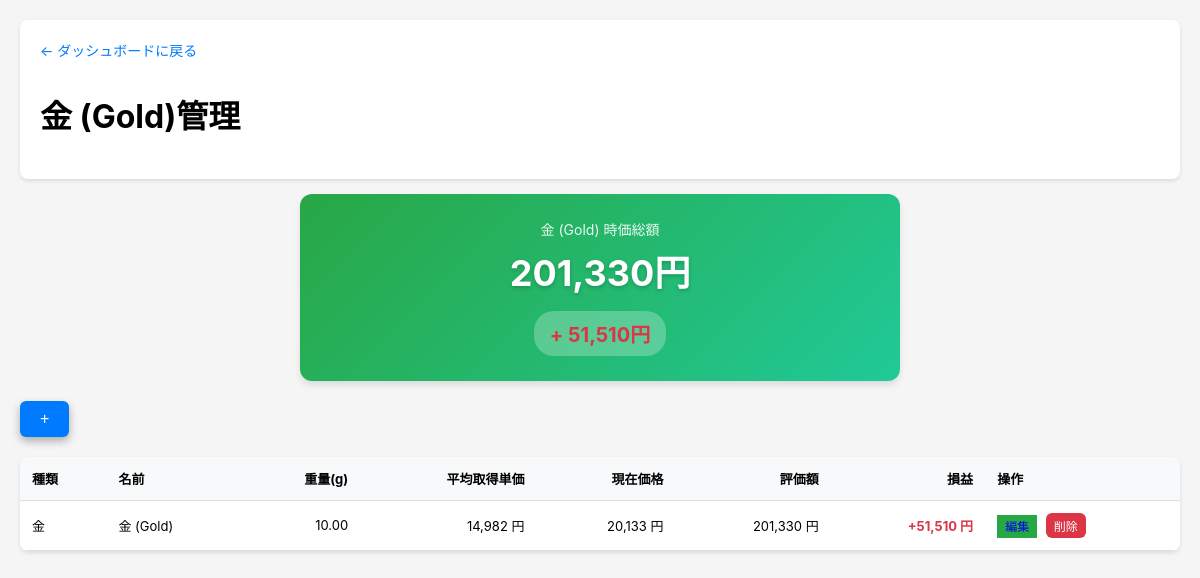
The app's page /assets/gold (signed in) with its own data.
### tables this page shows
CREATE TABLE assets (
        id INTEGER PRIMARY KEY AUTOINCREMENT,
        user_id INTEGER,
        asset_type TEXT NOT NULL,
        symbol TEXT NOT NULL,
        name TEXT,
        quantity REAL NOT NULL,
        price REAL DEFAULT 0,
        created_at TIMESTAMP DEFAULT CURRENT_TIMESTAMP, avg_price REAL DEFAULT 0, current_price REAL DEFAULT 0, total_cost REAL DEFAULT 0, acquisition_price REAL, avg_cost REAL DEFAULT 0,
        FOREIGN KEY (user_id) REFERENCES users (id)
    );

### app.py (the view)
@app.route('/assets/<asset_type>')
def manage_assets(asset_type):
    user = get_current_user()
    if not user:
        return redirect(url_for('login'))
    conn = get_db()
    c = conn.cursor()
    if USE_POSTGRES:
        c.execute('''SELECT * FROM assets WHERE user_id = %s AND asset_type = %s
                    ORDER BY symbol''', (user['id'], asset_type))
    else:
        c.execute('''SELECT * FROM assets WHERE user_id = ? AND asset_type = ?
                    ORDER BY symbol''', (user['id'], asset_type))
    assets = c.fetchall()
    conn.close()
    type_info = {
        'jp_stock': {'title': '日本株', 'symbol_label': '証券コード', 'quantity_label': '株数'},
        'us_stock': {'title': '米国株', 'symbol_label': 'シンボル', 'quantity_label': '株数'},
        'gold': {'title': '金 (Gold)', 'symbol_label': '種類', 'quantity_label': '重量(g)'},
        'cash': {'title': '現金', 'symbol_label': '項目名', 'quantity_label': '金額'},
        'crypto': {'title': '暗号資産', 'symbol_label': '銘柄', 'quantity_label': '数量'}
    }
    info = type_info.get(asset_type, type_info['jp_stock'])
    crypto_symbols = CRYPTO_SYMBOLS
    return render_template('manage_assets.html', assets=assets, asset_type=asset_type, info=info, crypto_symbols=crypto_symbols)

### app.py (called while the page is built)
def get_db():
    if USE_POSTGRES:
        conn = psycopg2.connect(DATABASE_URL, cursor_factory=RealDictCursor)
        return conn
    else:
        conn = sqlite3.connect('portfolio.db')
        conn.row_factory = sqlite3.Row
        return conn

def get_current_user():
    if 'user_id' not in session:
        return None
    conn = get_db()
    c = conn.cursor()
    if USE_POSTGRES:
        c.execute('SELECT * FROM users WHERE id = %s', (session['user_id'],))
    else:
        c.execute('SELECT * FROM users WHERE id = ?', (session['user_id'],))
    user = c.fetchone()
    conn.close()
    return user

### templates/manage_assets.html (shortened to what this page needs)
{% extends "base.html" %}
{% block content %}
<div class="header">
    <a href="{{ url_for('dashboard') }}" class="back-link">← ダッシュボードに戻る</a>
    <h1>{{ info.title }}管理</h1>
</div>
{% if assets %}
    {% set total_value = namespace(amount=0) %}
    {% set total_cost = namespace(amount=0) %}
    {% for asset in assets %}
        {% if asset_type != 'cash' %}
            {% set total_value.amount = total_value.amount + (asset.quantity * asset.price) %}
            {% set total_cost.amount = total_cost.amount + (asset.quantity * asset.avg_cost) %}
        {% endif %}
    {% endfor %}
    {% set total_profit = total_value.amount - total_cost.amount %}
    <div class="summary-card">
        <div class="summary-title">{{ info.title }} 時価総額</div>
        <div class="summary-value">
            {% if asset_type == 'us_stock' %}
                ${{ "{:,.2f}".format(total_value.amount) }}
            {% else %}
                {{ "{:,.0f}".format(total_value.amount) }}円
            {% endif %}
        </div>
        {% if asset_type != 'cash' %}
        <div class="summary-profit">
            <span class="{% if total_profit >= 0 %}profit-red{% else %}profit-green{% endif %}">
                {% if total_profit >= 0 %}+{% endif %}
                {% if asset_type == 'us_stock' %}
                    ${{ "{:,.2f}".format(total_profit) }}
                {% else %}
                    {{ "{:,.0f}".format(total_profit) }}円
                {% endif %}
            </span>
        </div>
        {% endif %}
    </div>
{% endif %}
<button class="add-button" onclick="showAddForm()">+</button>
{% if assets %}
<table class="desktop-table">
    <thead>
        <tr>
            <th>{{ info.symbol_label }}</th>
            {% if asset_type not in ['cash'] %}<th>名前</th>{% endif %}
            <th class="text-right">{{ info.quantity_label }}</th>
            {% if asset_type not in ['cash'] %}
            <th class="text-right">平均取得単価</th>
            <th class="text-right">現在価格</th>
            <th class="text-right">評価額</th>
            <th class="text-right">損益</th>
            {% endif %}
            <th>操作</th>
        </tr>
    </thead>
    <tbody>
        {% for asset in assets %}
        <tr>
            <td>{{ asset.symbol }}</td>
            {% if asset_type not in ['cash'] %}<td>{{ asset.name or '-' }}</td>{% endif %}
            <td class="text-right">{{ "{:,.2f}".format(asset.quantity) }}</td>
            {% if asset_type not in ['cash'] %}
            <td class="text-right">
                {% if asset_type == 'us_stock' %}
                    ${{ "{:,.2f}".format(asset.avg_cost) }}
                {% else %}
                    {{ "{:,.0f}".format(asset.avg_cost) }} 円
                {% endif %}
            </td>
            <td class="text-right">
                {% if asset_type == 'us_stock' %}
                    ${{ "{:,.2f}".format(asset.price) }}
                {% else %}
                    {{ "{:,.0f}".format(asset.price) }} 円
                {% endif %}
            </td>
            <td class="text-right">
                {% if asset_type == 'us_stock' %}
                    ${{ "{:,.2f}".format(asset.quantity * asset.price) }}
                {% else %}
                    {{ "{:,.0f}".format(asset.quantity * asset.price) }} 円
                {% endif %}
            </td>
            <td class="text-right">
                {% set current_value = asset.quantity * asset.price %}
                {% set cost_value = asset.quantity * asset.avg_cost %}
                {% set profit = current_value - cost_value %}
                {% if profit >= 0 %}
                    <span class="profit-red">
                        {% if asset_type == 'us_stock' %}
                            +${{ "{:,.2f}".format(profit) }}
                        {% else %}
                            +{{ "{:,.0f}".format(profit) }} 円
                        {% endif %}
                    </span>
                {% endif %}
            </td>
            {% endif %}
            <td>
                <a href="{{ url_for('edit_asset', asset_id=asset.id) }}" class="update-btn" style="text-decoration: none; padding: 4px 8px; font-size: 12px; margin-right: 5px;">編集</a>
                <form method="post" action="{{ url_for('delete_asset') }}" style="display: inline;">
                    <button type="submit" class="delete-btn" style="padding: 4px 8px; font-size: 12px;" onclick="return confirm('削除しますか？')">削除</button>
                </form>
            </td>
        </tr>
        {% endfor %}
    </tbody>
</table>
{% else %}
<div class="empty-state">
    <div class="empty-state-icon">📊</div>
    <p>まだ{{ info.title }}が登録されていません。<br>右下の「+」ボタンから追加してください。</p>
</div>
{% endif %}
{% endblock %}

### templates/base.html (style rules this page uses)
* { box-sizing: border-box; }
body { font-family: -apple-system, BlinkMacSystemFont, "Segoe UI", Roboto, "Helvetica Neue", Arial, sans-serif; margin: 0; padding: 10px; background: #f5f5f5; }
.header { background: white; padding: 15px; border-radius: 8px; margin-bottom: 15px; box-shadow: 0 2px 4px rgba(0,0,0,0.1); }
.back-link { color: #007bff; text-decoration: none; font-size: 14px; display: inline-block; margin-bottom: 10px; }
button { padding: 10px 16px; background: #007bff; color: white; border: none; border-radius: 4px; cursor: pointer; font-size: 14px; width: 100%; }
.delete-btn { background: #dc3545; padding: 8px 12px; font-size: 13px; }
.update-btn { background: #28a745; }
table { width: 100%; border-collapse: collapse; background: white; border-radius: 8px; overflow: hidden; box-shadow: 0 2px 4px rgba(0,0,0,0.1); }
th, td { padding: 12px; text-align: left; border-bottom: 1px solid #ddd; font-size: 13px; }
th { background: #f8f9fa; font-weight: bold; }
.text-right { text-align: right; }
@media (min-width: 768px) { body { padding: 20px; } }
@media (min-width: 768px) { .header { padding: 20px; } }
@media (min-width: 768px) { button { width: auto; } }

### templates/manage_assets.html (style rules this page uses)
.profit-red { color: #dc3545; font-weight: bold; }
.summary-card { background: linear-gradient(135deg, #28a745 0%, #20c997 100%); color: white; border-radius: 12px; padding: 25px; margin-bottom: 20px; box-shadow: 0 4px 6px rgba(0,0,0,0.1); text-align: center; }
.summary-title { font-size: 14px; opacity: 0.9; margin-bottom: 5px; }
.summary-value { font-size: 36px; font-weight: bold; margin-bottom: 15px; text-shadow: 0 2px 4px rgba(0,0,0,0.2); }
.summary-profit { font-size: 20px; font-weight: bold; padding: 8px 16px; background: rgba(255,255,255,0.25); border-radius: 20px; display: inline-block; color: white; }
.add-button { background: #007bff; color: white; border: none; border-radius: 50%; width: 56px; height: 56px; font-size: 32px; position: fixed; bottom: 20px; right: 20px; box-shadow: 0 4px 8px rgba(0,0,0,0.3); cursor: pointer; z-index: 1000; display: flex; align-items: center; justify-content: center; line-height: 1; }
.edit-btn, .delete-btn { flex: 1; padding: 10px; border-radius: 6px; text-align: center; text-decoration: none; font-size: 14px; border: none; cursor: pointer; font-weight: 500; }
.delete-btn { background: #dc3545; color: white; }
.desktop-table { display: none; }
@media (min-width: 1024px) { .desktop-table { display: table; } }
@media (min-width: 1024px) { .add-button { position: static; width: auto; height: auto; border-radius: 6px; padding: 10px 20px; font-size: 16px; margin-bottom: 20px; } }
@media (min-width: 1024px) { .summary-card { max-width: 600px; margin-left: auto; margin-right: auto; } }

### records on screen
assets: title "金 (Gold)", symbol "金", name "金 (Gold)", quantity "10.00", avg_cost "14,982", price "20,133", asset.quantity*asset.price "201,330", profit "51,510"

### other values on screen
{{ "{:,.0f}".format(total_value.amount) }} "201,330"
{{ "{:,.0f}".format(total_profit) }} "51,510"
{{ info.symbol_label }} "種類"
{{ info.quantity_label }} "重量(g)"
